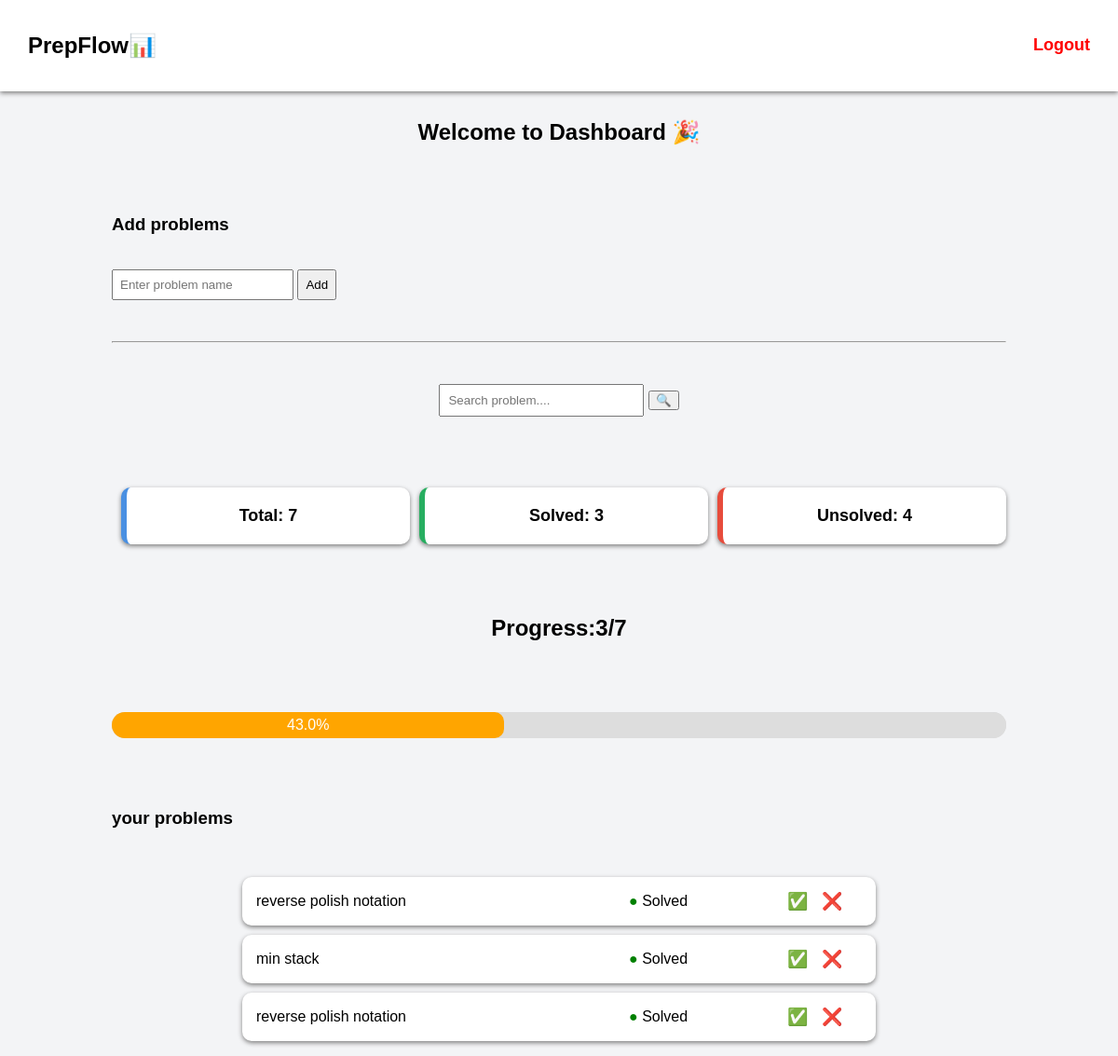
Screenshot of /dashboard?filter=solved with the database file from the repository.
### tables this page shows
CREATE TABLE problems(
    id INTEGER PRIMARY KEY AUTOINCREMENT,
    name TEXT
, status TEXT DEFAULT 'NOt Solved');

### app.py (the view)
@app.route("/dashboard")
def dashboard():
    search = request.args.get("search")
    filter_type = request.args.get("filter")
    conn = sqlite3.connect("users.db")
    cursor = conn.cursor()
    if filter_type == "solved":
        cursor.execute("SELECT * FROM problems WHERE status='Solved'")
    elif filter_type == "unsolved":
        cursor.execute("SELECT * FROM problems WHERE status='NOt Solved'")
    elif search:
        cursor.execute("SELECT * FROM problems WHERE name LIKE ?", ('%' + search + '%',))
    else:
        cursor.execute("SELECT * FROM problems")
    problems = cursor.fetchall()
    cursor.execute("SELECT * FROM problems")
    all_problems = cursor.fetchall()
    total = len(all_problems)
    solved = 0
    unsolved = 0
    for p in all_problems:
        if p[2] == "Solved":
            solved += 1
        else:
            unsolved += 1
    conn.close()
    return render_template("dashboard.html",
                           problems=problems,
                           total=total,
                           solved=solved,
                           unsolved=unsolved)

### templates/dashboard.html (shortened to what this page needs)
<!DOCTYPE html>
<html>
<head>
</head>
<body>
<div class="navbar">
    <h2>PrepFlow📊</h2>
    <a href="/" class="logout">Logout</a>
</div>
<div class="container">
<link rel="stylesheet" href="{{ url_for('static', filename='style.css') }}">
<h2>Welcome to Dashboard 🎉</h2>
<br><br>
<h3>Add problems</h3><br>
<form method="POST" action="/add_problem">
    <input type="text" name="problem_name" placeholder="Enter problem name" required
        style="padding:7px; width=200px;">
    <button type="submit" style="padding:7px;">Add</button>
</form>
<br><br>
<hr><br><br>
<form method="GET" action="/dashboard" style="text-align:center; margin-bottom:20px;">
    <input type="text" name="search" placeholder="Search problem...."
          style="padding:8px; width:200px;">
    <button type="submit">🔍</button>
</form>
<br><br>
<div class="cards">
    <a href="/dashboard" class="card total">Total: {{ total }}</a>
    <a href="/dashboard?filter=solved"class="card solved">Solved: {{ solved }}</a>
    <a href="/dashboard?filter=unsolved" class="card unsolved">
        Unsolved: {{ total - solved }}
    </a>
</div>
<br><br>
<h2 style="text-align:center;">Progress:{{solved}}/{{total}}</h2><br><br>
<div class="progress-bar">
<div style="width:250x; background-color: #ddd; border-radius: 10px;">
    <div style="
        width: {{ (solved / total * 100) if total > 0 else 0 }}%;
        background-color:
        {% if solved == total %}
             green
        {% elif solved > 0 %}
            orange
        {% else %}
            red
        {% endif %};
        color: white;
        padding: 5px;
        border-radius: 10px;
        text-align: center;">
        {{ (solved / total * 100) | round(0) if total > 0 else 0 }}%
    </div>
</div>
</div>
<br><br>
<h3>your problems</h3><br>
<ul>
     {% for problem in problems %}
        <li>
          <div style="display:flex;align-items:center;width:100%;">
            <span style="width:400px;">
                {{ problem[1] }}
            </span>
            <span style="width:160px;">
                {% if problem[2] == 'Solved' %}
                    <span style="color: green;">●</span> Solved
                {% else %}
                   <span style="color: red;">●</span> Not Solved
                {% endif %}
            </span>
            <div>
               <a href="/mark_solved/{{problem[0]}}">✅</a>
               <a href="/delete/{{problem[0]}}">❌</a>
            </div>
          </div>
        </li>
     {% endfor %}
    </ul>
</body>
</html>

### static/style.css (style rules this page uses)
body { font-family: Arial, sans-serif; background-color: #f3f4f6; margin: 0; padding: 0; }
.container { width: 80%; margin: auto; margin-top: 30px; }
.navbar { display: flex; justify-content: space-between; align-items: center; background: white; padding: 15px 30px; box-shadow: 0px 2px 5px gray; }
.logout { color: red; font-weight: bold; }
.cards { display: flex; justify-content: space-between; margin: 20px 0; }
.card { width: 30%; padding: 20px; border-radius: 10px; background: white; box-shadow: 0px 2px 5px gray; text-align: center; font-size: 18px; text-decoration: none; color: black; font-weight: bold; transition: 0.3s; }
.total { border-left: 6px solid #4a90e2; }
.solved { border-left: 6px solid #27ae60; }
.unsolved { border-left: 6px solid #e74c3c; }
.progress-bar { width:60%x; margin: 20px auto; background: #ddd; border-radius: 20px; overflow: hidden; }

### templates/dashboard.html (style rules this page uses)
body { font-family: Arial; background-color:white; }
h2 { text-align: center; }
ul { list-style: none; padding: 0; }
li { background: white; margin: 10px auto; padding: 15px; width: 650px; border-radius: 10px; box-shadow: 0px 2px 5px gray; display: flex; justify-content: space-between; align-items: center; }
a { text-decoration: none; margin-left: 10px; font-size: 18px; }

### rows the page displays
problems: name "reverse polish notation", status "Solved"
problems: name "min stack", status "Solved"
problems: name "reverse polish notation", status "Solved"

### other values shown
{{ total }} "7"
{{ solved }} "3"
{{ total - solved }} "4"
{{ (solved / total * 100) | round(0) if total > 0 else 0 }} "43.0"
